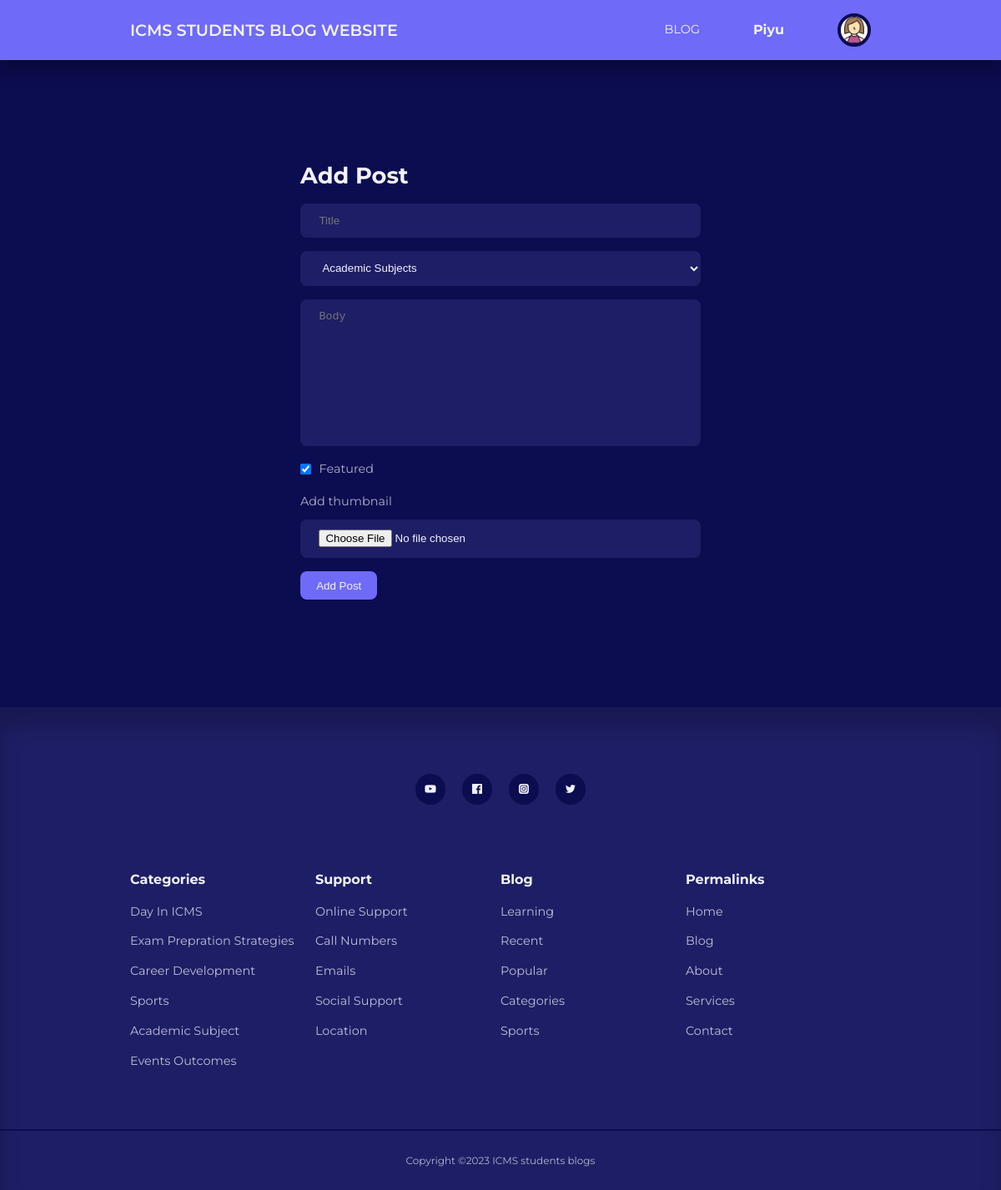
The app's page /admin/add-post.php (signed in) with its own data.
### tables this page shows
CREATE TABLE `users` (
  `id` int(11) UNSIGNED NOT NULL,
  `firstname` varchar(50) NOT NULL,
  `lastname` varchar(50) NOT NULL,
  `username` varchar(50) NOT NULL,
  `email` varchar(100) NOT NULL,
  `password` varchar(255) NOT NULL,
  `avatar` varchar(255) NOT NULL,
  `is_admin` tinyint(1) NOT NULL
);

### admin/partials/header.php (called while the page is built, shortened)
<?php
require '../partials/header.php';

### admin/add-post.php (the view, shortened to what this page needs)
<?php
include 'partials/header.php';
$query = "SELECT * FROM categories";
$categories = mysqli_query($connection, $query);
$title = $_SESSION['add-post-data']['title'] ?? null;
$body = $_SESSION['add-post-data']['body'] ?? null;
?>
<section class="form__section">
    <div class="container form__section-container">
        <h2>Add Post</h2>
        <form action="<?= ROOT_URL ?>admin/add-post-logic.php" enctype="multipart/form-data" method="POST">
            <input type="text" name="title" value="<?= $title ?>" placeholder="Title">
            <select name="category">
                <?php while ($category = mysqli_fetch_assoc($categories)) : ?>
                    <option value="<?= $category['id'] ?>"><?= $category['title'] ?></option>
                <?php endwhile ?>
            </select>
            <textarea rows="10" name="body" placeholder="Body"><?= $body ?></textarea>
            <?php if (isset($_SESSION['user_is_admin'])) : ?>
                <div class="form__control inline">
                    <input type="checkbox" name="is_featured" value="1" id="is_featured" checked>
                    <label for="is_featured">Featured</label>
                </div>
            <?php endif ?>
            <div class="form__control">
                <label for="thumbnail">Add thumbnail</label>
                <input type="file" name="thumbnail" id="thumbnail">
            </div>
            <button type="submit" name="submit" class="btn">Add Post</button>
        </form>
    </div>
</section>
<?php
include '../partials/footer.php';
?>

### partials/header.php (shortened to what this page needs)
<?php
require 'config/database.php';
if (isset($_SESSION['user_id'])) {
    $id = filter_var($_SESSION['user_id'], FILTER_SANITIZE_NUMBER_INT);
    $query = "SELECT avatar FROM users WHERE id=$id";
    $result = mysqli_query($connection, $query);
    $avatar = mysqli_fetch_assoc($result);
}
?>
<!DOCTYPE html>
<html>
<head>
    <link rel="stylesheet" href="<?= ROOT_URL ?>css/style.css">
    <link rel="stylesheet" href="https://unicons.iconscout.com/release/v4.0.0/css/line.css">
</head>
<body>
    <nav>
        <div class="container nav__container">
            <a href="<?= ROOT_URL ?>" class="nav__logo">ICMS STUDENTS BLOG WEBSITE</a>
            <ul class="nav__items">
                <li><a href="<?= ROOT_URL ?>blog.php">BLOG</a></li>
                <?php
                if (isset($_SESSION['user_id'])) {
                    $users = mysqli_query($connection, "SELECT * FROM users WHERE id = $id");
                    while ($user = mysqli_fetch_array($users))
                        if (isset($_SESSION['user_id'])) { ?>
                        <h4><?php echo $user["username"]; ?></h4>
                        <li class="nav__profile">
                            <div class="avatar">
                                <img class="" width="99%" src="<?= ROOT_URL . 'images/' . $avatar['avatar'] ?>">
                            </div>
                        </li>
                    <?php } else { ?>
                        <li><a href="<?= ROOT_URL ?>signin.php">SIGN IN</a></li>
                <?php }
                } else {
                    echo '<li><a href="signin.php">SIGN IN</a></li>';
                }
                ?>
            </ul>
        </div>
    </nav>

### css/style.css (style rules this page uses)
:root { --color-primary: #6f6af8; --color-primary-light: hsl(242, 91%, 69%, 18%); --color-primary-variant: #5854c7; --color-red: #da0f3f; --color-red-light: hsl(346, 87%, 46%, 15%); --color-green: #00c476; --color-green-light: hsl(156, 100%, 38%, 15%); --color-gray-900: #1e1e66; --color-gray-700: #2d2b7c; --color-gray-300: rgba(112, 50, 194, 0.87); --color-gray-200: rgba(242, 242, 254, 0.7); --color-white: #f2f2fe; --color-bg: #0c0c50; --transition: all 300ms ease; --container-width-lg: 74%; --container-width-md: 88%; --form-width: 40%; --card-border-radius-1: 0.3rem; --card-border-radius-2: 0.5rem; --card-border-radius-3: 0.8rem; --card-border-radius-4: 2rem; --card-border-radius-5: 5rem; }
* { margin: 0; padding: 0; outline: 0; border: 0; appearance: 0; list-style: none; text-decoration: none; box-sizing: border-box; }
body { font-family: 'Montserrat', sans-serif; line-height: 1.6; color: var(--color-gray-200); overflow-x: hidden; background: var(--color-bg); font-size: 0.9rem; }
.container { width: var(--container-width-lg); max-width: 1800px; margin-inline: auto; }
section { margin-top: 3rem; width: 100vw; }
h1, h2, h3, h4, h5 { color: var(--color-white); line-height: 1.3; }
h2 { font-size: 1.7rem; margin: 1rem 0; }
h4 { font-size: 1rem; }
a { color: var(--color-white); transition: var(--transition); }
nav { background: var(--color-primary); width: 100vw; height: 4.5rem; position: fixed; top: 0; z-index: 10; box-shadow: 0 1rem 1rem rgba(0, 0, 0, 0.2); }
.nav__container { height: 100%; display: flex; align-items: center; justify-content: space-between; }
.avatar { width: 2.5rem; height: 2.5rem; border-radius: 50%; overflow: hidden; border: 0.3rem solid var(--color-bg); }
.nav__logo { font-weight: 600; font-size: 1.2rem; }
.nav__items { display: flex; align-items: center; gap: 4rem; }
.nav__profile { position: relative; cursor: pointer; }
.btn { display: inline-block; width: fit-content; padding: 0.6rem 1.2rem; background-color: var(--color-primary); border-radius: var(--card-border-radius-2); cursor: pointer; transition: var(--transition); color: var(--color-white); }
.form__section { display: grid; place-items: center; height: 100vh; }
.form__section-container { width: var(--form-width); }
form { display: flex; flex-direction: column; gap: 1rem; }
.form__control { display: flex; flex-direction: column; gap: 0.6rem; }
.form__control.inline { flex-direction: row; align-items: center; }
input, textarea, select { padding: 0.8rem 1.4rem; background-color: var(--color-gray-900); border-radius: var(--card-border-radius-2); resize: none; color: var(--color-white); }

### records on screen
users: username "Piyu", avatar (picture)

### other values on screen
form field category "Academic Subjects"
